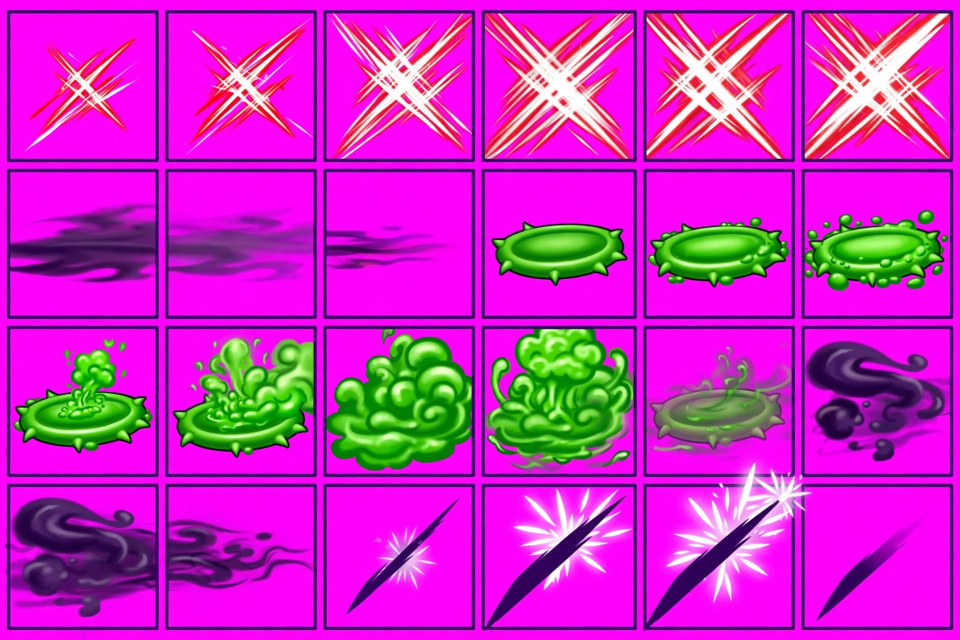
#> input picture assets/habilidades y efectos/acesino_efectos1.jpg, 1920 x 1280 px, found by its file name (shown at 1/2 size)
$ python empaquetar_efectos.py
#> lines starting #> are read from the running program, lines starting #| are printed output that depends on the picture; after the words box and inside, x2 and y2 are one past the last pixel; in counts of white or black regions, pixels touching at a corner belong together
### tools/empaquetar_torre_lib.py
"""Funciones comunes de recorte (extraidas de empaquetar_torre.py)."""
from PIL import Image
import numpy as np
def fondo(rgb):
    p=5;q=[rgb[:p,:p],rgb[:p,-p:],rgb[-p:,:p],rgb[-p:,-p:]]
    return np.median(np.concatenate([a.reshape(-1,3) for a in q]),axis=0)
def quitar_fondo(rgb,bg,d0=38,d1=105):
    f=rgb.astype(float);d=np.sqrt(((f-bg)**2).sum(axis=2));a=np.clip((d-d0)/(d1-d0),0,1)
    col=np.clip((f-(1-a)[...,None]*bg)/np.maximum(a,0.02)[...,None],0,255)
    return Image.fromarray(np.dstack([col,a*255]).astype(np.uint8),'RGBA')
# [4 lines left out: function recortar, not called in this run]
def empaquetar(sprites,ancho,sep=3):
    orden=sorted(sprites,key=lambda s:-s[1].height);x=y=fila=0;pos={}
    for n,s in orden:
        if x+s.width+sep>ancho:x=0;y+=fila+sep;fila=0
        pos[n]=(x,y);x+=s.width+sep;fila=max(fila,s.height)
    atlas=Image.new('RGBA',(ancho,y+fila+sep),(0,0,0,0));desc={}
    for n,s in sprites:
        px,py=pos[n];atlas.paste(s,(px,py));desc[n]=[px,py,s.width,s.height]
    return atlas,desc
# [9 lines left out: function runs, not called in this run]

### tools/empaquetar_efectos.py
"""Recorta las hojas "solo efectos" de un héroe (assets/<x>_efectos*.jpg) y genera assets/heroes/<id>/<id>-fx.png y fx.js.
Cada grupo es una animación: sus fotogramas se recortan con el mismo recuadro para que no salten al reproducirse.
Las hojas de Gemini no siempre traen la cuadrícula uniforme (ni filas iguales): se detectan las líneas moradas reales.
Uso: python tools/empaquetar_efectos.py"""
import os,sys,json
sys.path.insert(0,os.path.dirname(__file__))
from PIL import Image
import numpy as np
from empaquetar_torre_lib import fondo,quitar_fondo,empaquetar
D0,D1=62,135
# héroe -> [(hoja, columnas, filas, [(prefijo, primera celda 1-based, nº de fotogramas, lado máximo), ...]), ...]
D='habilidades y efectos/'
H={
 'assassin':[
  (D+'acesino_efectos1.jpg',6,4,[('x_slash',1,6,200),('x_trail',7,3,260),('x_trapa',10,3,90),('x_trapb',13,5,200),('x_vanish',18,3,200),('x_stab',21,4,200)]),
  (D+'acesino_efectos2.jpg',6,4,[('x_dag',1,4,64),('x_dagh',5,3,110),('x_smoke',8,5,200),('x_stealth',13,4,160),('x_mark',17,5,64)]),
 ],
 'archer':[
  (D+'archer_efectos1.jpg',6,4,[('a_snc',1,2,90),('a_snb',3,3,320),('a_sni',6,4,230),('a_chain',10,3,320),('a_ring',13,4,150),('a_frp',17,2,80),('a_fri',19,4,170),('a_prc',23,2,100)]),
  (D+'archer_efectos2.jpg',6,4,[('a_foc',1,4,200),('a_str',5,2,130),('a_wind',7,4,170),('a_gust',11,4,230),('a_aura',15,4,230)]),
 ],
 'barbarian':[
  (D+'guerrero_efectos1.jpg',6,4,[('b_fire',1,6,200),('b_whirl',7,6,200),('b_axe',13,3,56),('b_roar',16,4,230),('b_rage',20,4,170)]),
  (D+'guerrero_efectos2.jpg',6,4,[('b_exec',1,6,200),('b_shout',7,3,230),('b_claw',[10,11,12,17,18],5,200),('b_dust',13,3,220)]),
 ],
}
def centros(v):
    idx=np.where(v>.45)[0];o=[];s=p=None
    for i in idx:
        if s is None:s=p=i
        elif i-p>3:o.append([s,p]);s=i
        p=i
    if s is not None:o.append([s,p])
    return o
def celdas_de(im,cols,rows):
    # límites de cada celda entre las líneas de la cuadrícula (una línea simple o un par de líneas con hueco)
    m=(im[...,0]>40)&(im[...,0]<150)&(im[...,1]<60)&(im[...,2]>60)&(im[...,2]<180)
    cx,cy=centros(m.mean(axis=0)),centros(m.mean(axis=1))
    def lim(c,n):
        if len(c)==n+1:return [(c[i][1]+4,c[i+1][0]-4) for i in range(n)]      # lineas simples entre celdas
        if len(c)==2*n:return [(c[2*i][1]+4,c[2*i+1][0]-4) for i in range(n)]  # cada celda con su propio marco (dos lineas con hueco)
        raise AssertionError((len(c),n))
    return lim(cx,cols),lim(cy,rows)
def fondo_robusto(rgb):
    m=(rgb[...,0]>200)&(rgb[...,1]<60)&(rgb[...,2]>200)
    return np.median(rgb[m],axis=0) if m.sum()>300 else fondo(rgb)
def clave(rgb):
    a=np.array(quitar_fondo(rgb,fondo_robusto(rgb),D0,D1))
    # el fondo de algunas hojas no es magenta puro: tiene esquinas rosa palido y un borde rosa oscuro (marco redondeado de cada celda)
    f=rgb.astype(float);R,G,B=f[...,0],f[...,1],f[...,2]
    pal=np.clip((G-90)/80,0,1)+np.where(np.minimum(R,B)>=185,0,1)            # rosa/lila palido -> transparente (el blanco real tiene G alto y se conserva)
    rose=np.where((R>180)&(G<70)&(B>110)&(B<215),0,1)                         # rosa oscuro del marco (la sangre y el fuego tienen B bajo)
    k=np.clip(pal,0,1)*rose
    a[...,3]=(a[...,3]*k).astype(np.uint8)
    linea=(rgb[...,0]>40)&(rgb[...,0]<150)&(rgb[...,1]<60)&(rgb[...,2]>60)&(rgb[...,2]<180)   # restos de la cuadrícula en el borde
    borde=np.zeros(linea.shape,bool);borde[:14,:]=True;borde[-14:,:]=True;borde[:,:14]=True;borde[:,-14:]=True
    a[linea&borde,3]=0
    h,w=a.shape[:2];yy,xx=np.mgrid[0:h,0:w]   # el arte que toca el borde de la celda se desvanece para que no quede un corte recto
    d=np.minimum(np.minimum(xx,w-1-xx),np.minimum(yy,h-1-yy));a[...,3]=(a[...,3]*np.clip(d/18,0,1)).astype(np.uint8)
    return Image.fromarray(a,'RGBA')
STRICT={'a_gust','a_wind','a_foc','a_str','a_aura'}   # grupos con una neblina morada alrededor: se recorta el alfa bajo para quitarla
def estricto(img):
    a=np.array(img).astype(float);a[...,3]=np.clip((a[...,3]-85)/(255-85),0,1)*255;return Image.fromarray(a.astype(np.uint8),'RGBA')
def bbox(s):
    a=np.array(s)[...,3];ys,xs=np.where(a>14)
    return (int(xs.min()),int(ys.min()),int(xs.max()+1),int(ys.max()+1))
for hid,hojas in H.items():
    sp=[];print(hid)
    for f,cols,rows,grupos in hojas:
        im=np.array(Image.open('assets/'+f).convert('RGB')).astype(int);xs,ys=celdas_de(im,cols,rows)
#> in celdas_de, `m=(im[...,0]>40)&(im[...,0]<150)&(im[...,1]<60)&(im[...,2]>60)&(im[.....`:
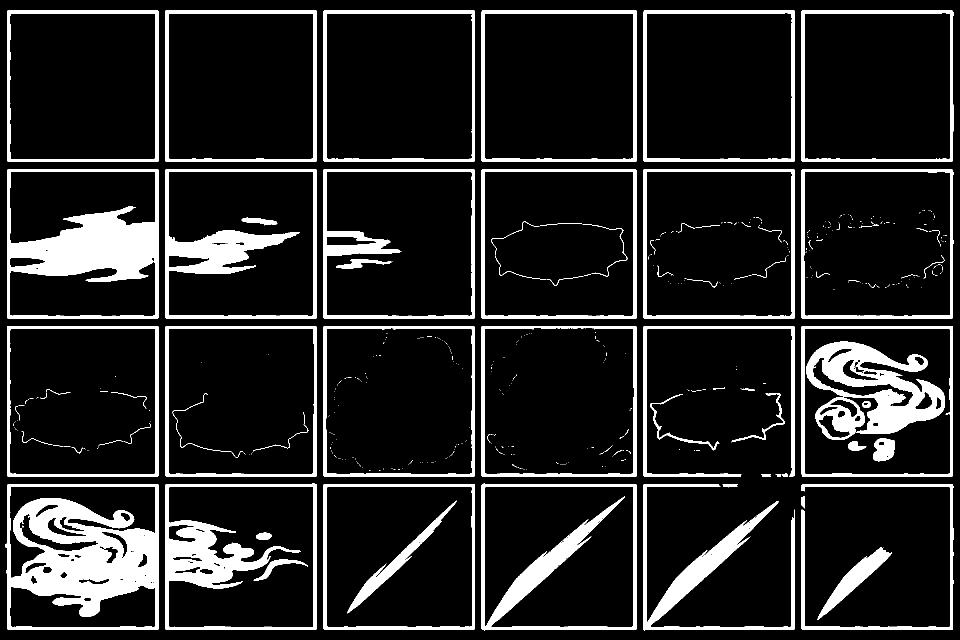
#> m: shape (1280, 1920) bool (shown at 1/2 size); 13.9% white; 480 white regions (400 under 20 px), largest, box (x1, y1, x2, y2) and area: (10, 968, 318, 1260) 46291, (14, 338, 318, 638) 34225, (1613, 683, 1890, 880) 25312
#> in centros, `idx = np.where(v > 0.45)[0]`: idx = 80 values from 14 to 1905
#> the loop in centros, `for i in idx:` made 80 passes
#> (i, s) on passes 1, 8, 14, 21, 28, 35, 41, 48, 55: (14, 14), (311, 311), (330, 330), (627, 627), (646, 646), (944, 944), (963, 963), (1267, 1267), (1286, 1286)
#> s on passes 62, 69, 75: 1583, 1603, 1900
#> after the loop in centros, `for i in idx:`: o = [[14, 20], [311, 316], [330, 336], [627, 633], [646, 652], [944, 949], [963, 969], [1267, 1273], [1286, 1292], [1583, 1589], [1603, 1608]]
#> the loop in centros (call 2), `for i in idx:` made 51 passes
#> (i, s) on passes 1, 8, 14, 20, 27, 33, 39, 45: (20, 20), (318, 318), (338, 338), (631, 631), (652, 652), (948, 948), (968, 968), (1253, 1253)
#> i on passes 2 to 7: 21, 22, 23, 24, 25, 26
#> in celdas_de, `cx,cy=centros(m.mean(axis=0)),centros(m.mean(axis=1))`: cx = [[14, 20], [311, 316], [330, 336], [627, 633], [646, 652], [944, 949], [963, 969], [1267, 1273], [1286, 1292], [1583, 1589], [1603, 1608], [1900, 1905]]; cy = [[20, 26], [318, 323], [338, 343], [631, 637], [652, 657], [948, 953], [968, 973], [1253, 1259]]
#> after `xs, ys = celdas_de(im, cols, rows)`: xs = [(24, 307), (340, 623), (656, 940), (973, 1263), (1296, 1579), (1612, 1896)]; ys = [(30, 314), (347, 627), (661, 944), (977, 1249)]
        for pref,c0,n,maxl in grupos:
            fr=[]
            lista=c0 if isinstance(c0,list) else [c0+i for i in range(n)]
            for cel in lista:
                r,c=divmod(cel-1,cols);fr.append(estricto(clave(im[ys[r][0]:ys[r][1],xs[c][0]:xs[c][1]])) if pref in STRICT else clave(im[ys[r][0]:ys[r][1],xs[c][0]:xs[c][1]]))
            bb=[bbox(s) for s in fr];u=(min(b[0] for b in bb),min(b[1] for b in bb),max(b[2] for b in bb),max(b[3] for b in bb))
            k=min(1,maxl/max(u[2]-u[0],u[3]-u[1]))
            for i,s in enumerate(fr):
                cc=s.crop(u);sp.append((f'{pref}_{i+1}',cc.resize((max(1,round(cc.width*k)),max(1,round(cc.height*k))),Image.LANCZOS) if k<1 else cc))
            print(' ',pref,n,'fotogramas',(u[2]-u[0],u[3]-u[1]),'->',round(k,2))
#> this loop made 6 passes
#> (u, k) on passes 4, 6: ((2, 2, 288, 281), 0.699), ((2, 2, 288, 270), 0.699)
#> (bb, k) on pass 3: ([(9, 95, 282, 225), (2, 87, 281, 228), (2, 72, 282, 235)], 0.321)
#|   x_trapa 3 fotogramas (280, 163) -> 0.32
#|   x_trapb 5 fotogramas (286, 279) -> 0.7
#|   x_vanish 3 fotogramas (280, 244) -> 0.71
#|   x_stab 4 fotogramas (286, 268) -> 0.7
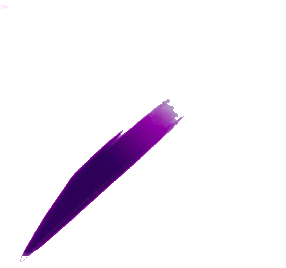
#> cc: PIL image 286x268 RGBA; mean R, G, B, A 23.4, 17.5, 23.1, 17.7; transparent parts drawn white
#> after the loop, sp = 24 items
    out=f'assets/heroes/{hid}';atlas,desc=empaquetar(sp,1024);atlas.save(f'{out}/{hid}-fx.png',optimize=True)
#> after `out = f'assets/heroes/{hid}'`: out = 'assets/heroes/assassin'
#> in empaquetar, `atlas = Image.new('RGBA', (ancho, y + fila + sep), (0, 0, 0, 0))`: atlas: PIL image 1024x1265 RGBA; every value is 0
#> after the loop in empaquetar, `for n,s in sprites:`:
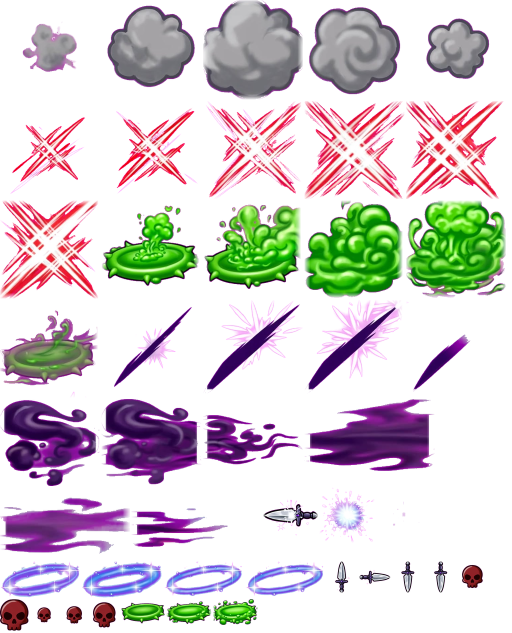
#> atlas: PIL image 1024x1265 RGBA (shown at 1/2 size); mean R, G, B, A 55.8, 44.7, 50.6, 90; transparent parts drawn white
#> after the loop in empaquetar, `for n,s in sprites:`: desc = 45 items
    with open(f'{out}/fx.js','w',encoding='utf-8') as fh:
        fh.write('/* Generado por tools/empaquetar_efectos.py. No editar a mano. */\n')
        fh.write(f'SPR.addPack("{hid}_fx",'+json.dumps({'game':{'img':f'assets/heroes/{hid}/{hid}-fx.png','w':atlas.width,'h':atlas.height,'s':desc}},separators=(',',':'))+');\n')
    bg=Image.new('RGBA',atlas.size,(70,100,70,255));bg.alpha_composite(atlas);bg.convert('RGB').save(f'guias-arte/prev-{hid}-fx.png')
#> after `bg = Image.new('RGBA', atlas.size, (70, 100, 70, 255))`:
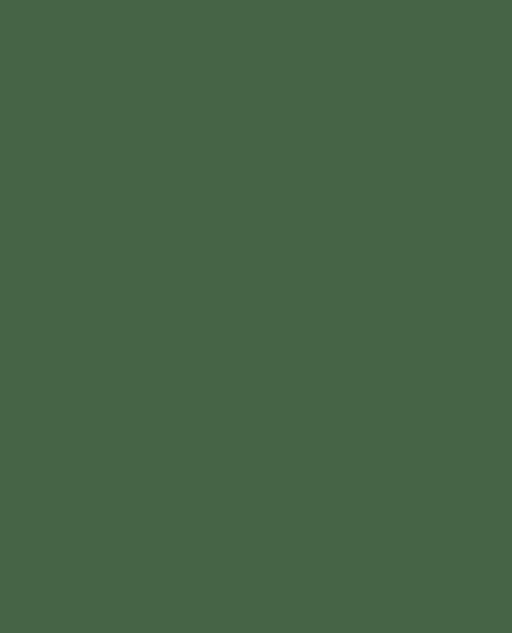
#> bg: PIL image 1024x1265 RGBA (shown at 1/2 size); mean R, G, B, A 70, 100, 70, 255
#> after `bg.alpha_composite(atlas)`:
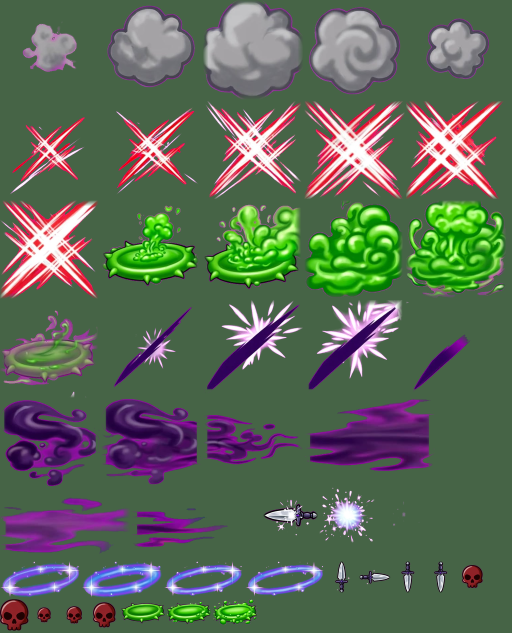
#> bg: PIL image 1024x1265 RGBA (shown at 1/2 size); mean R, G, B, A 92.3, 105.6, 87.6, 255
    print(hid,'fx',atlas.size,len(desc),'sprites')
#> pass 2 of the loop `for hid,hojas in H.items():`:
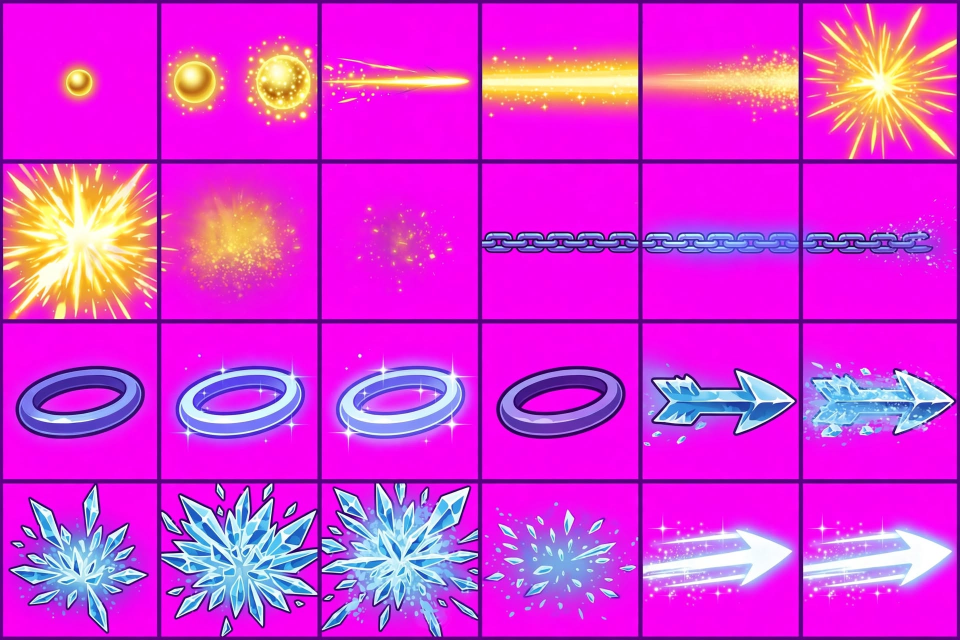
#> input picture assets/habilidades y efectos/archer_efectos1.jpg, 1920 x 1280 px, found by its file name (shown at 1/2 size)
#> in celdas_de (call 3), `m=(im[...,0]>40)&(im[...,0]<150)&(im[...,1]<60)&(im[...,2]>60)&(im[.....`:
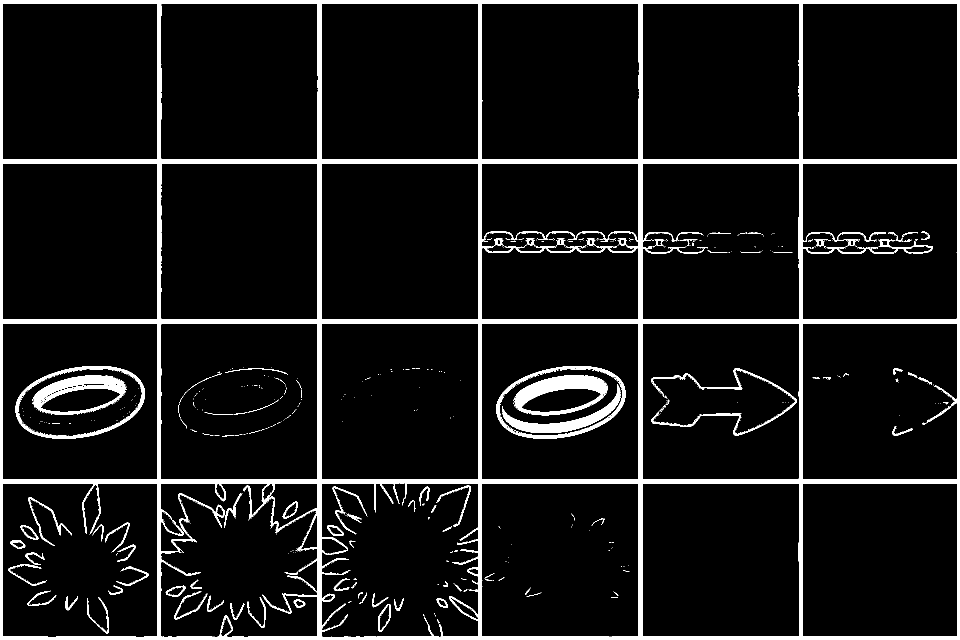
#> m: shape (1280, 1920) bool (shown at 1/2 size); 7.9% white; 645 white regions (552 under 20 px), largest, box (x1, y1, x2, y2) and area: (0, 0, 1920, 1280) 153951, (1027, 750, 1215, 831) 6245, (66, 750, 251, 830) 5464
#> cx = [[0, 5], [314, 321], [635, 642], [956, 963], [1277, 1284], [1598, 1605], [1914, 1919]]; cy = [[0, 6], [319, 326], [638, 646], [958, 966], [1273, 1279]]
#> xs = [(9, 310), (325, 631), (646, 952), (967, 1273), (1288, 1594), (1609, 1910)]; ys = [(10, 315), (330, 634), (650, 954), (970, 1269)]
#> the loop `for pref,c0,n,maxl in grupos:` made 8 passes
#> (bb, u, k) on passes 2, 4, 6: ([(2, 107, 296, 196), (2, 84, 304, 224), (2, 90, 304, 232)], (2, 84, 304, 232), 1), ([(2, 133, 304, 177), (2, 121, 304, 186), (2, 69, 273, 205)], (2, 69, 304, 205), 1), ([(2, 76, 303, 242), (2, 73, 299, 242)], (2, 73, 303, 242), 0.266)
#> (printed output is left out)
#> out = 'assets/heroes/archer'
#> bg: PIL image 1024x1640 RGBA
#> `bg.alpha_composite(atlas)`:
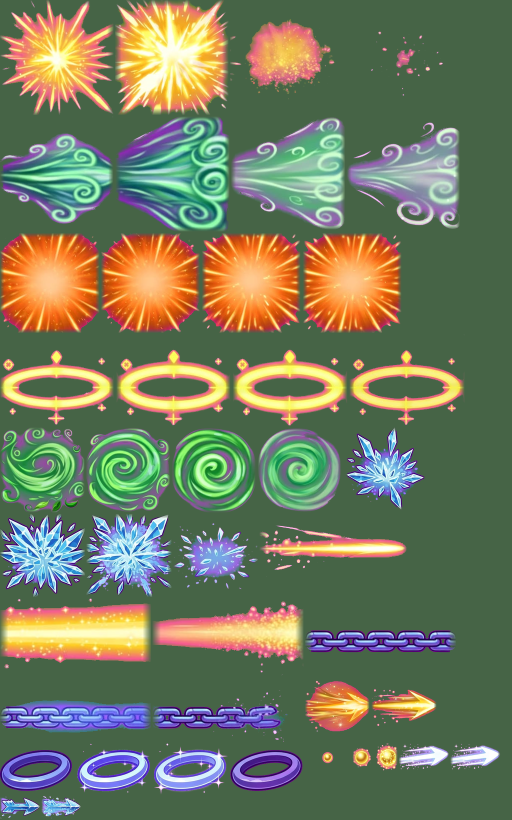
#> bg: PIL image 1024x1640 RGBA (shown at 1/2 size); mean R, G, B, A 116.1, 122.9, 95.2, 255
#> pass 3 of the loop `for hid,hojas in H.items():`:
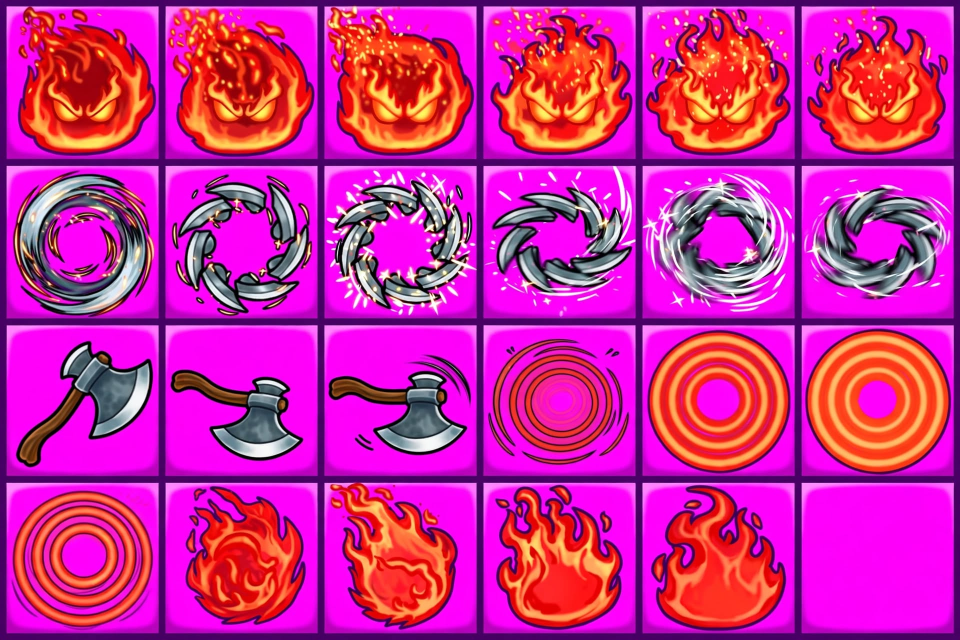
#> input picture assets/habilidades y efectos/guerrero_efectos1.jpg, 1920 x 1280 px, found by its file name (shown at 1/2 size)
#> in celdas_de (call 5), `m=(im[...,0]>40)&(im[...,0]<150)&(im[...,1]<60)&(im[...,2]>60)&(im[.....`:
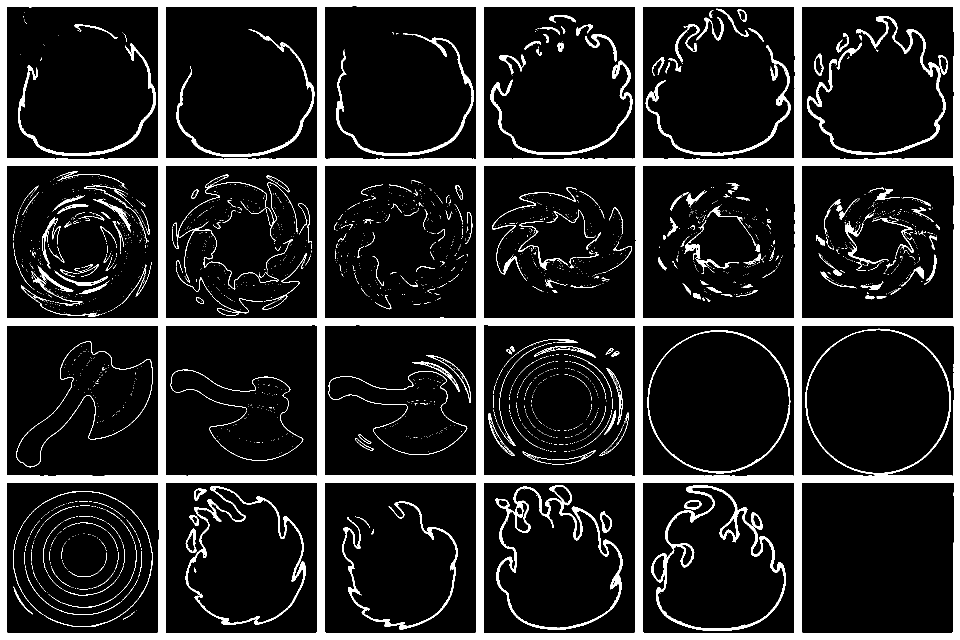
#> m: shape (1280, 1920) bool (shown at 1/2 size); 14.3% white; 2618 white regions (2330 under 20 px), largest, box (x1, y1, x2, y2) and area: (0, 0, 1920, 1280) 254287, (1302, 970, 1572, 1262) 6950, (991, 970, 1245, 1260) 6760
#> cx = [[0, 12], [317, 330], [635, 648], [953, 966], [1271, 1284], [1589, 1602], [1907, 1919]]; cy = [[0, 12], [317, 331], [636, 650], [951, 965], [1266, 1279]]
#> xs = [(16, 313), (334, 631), (652, 949), (970, 1267), (1288, 1585), (1606, 1903)]; ys = [(16, 313), (335, 632), (654, 947), (969, 1262)]
#> out = 'assets/heroes/barbarian'
#> bg: PIL image 1024x1713 RGBA
#> `bg.alpha_composite(atlas)`:
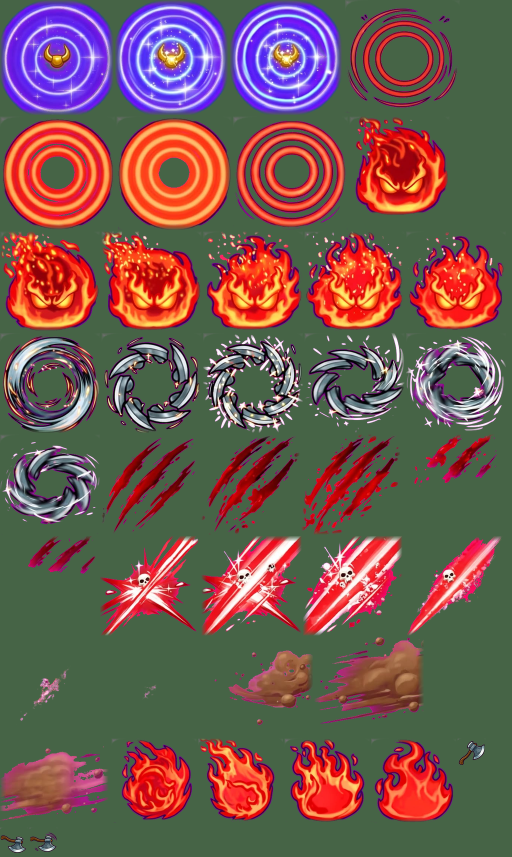
#> bg: PIL image 1024x1713 RGBA (shown at 1/2 size); mean R, G, B, A 117.9, 89.6, 82.5, 255
